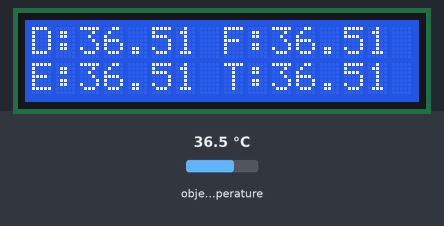
Bench run of a sketch on a simulated Arduino Uno, built with avr-gcc and run on an emulated ATmega328P. Shown: 16×2 character LCD. The test bench sets the inputs (shaded band); at power-on: object temperature 36.5 °C.

Above: at 1.2 s.
1.3 s: object temperature set to 20 °C
At 2.8 s:
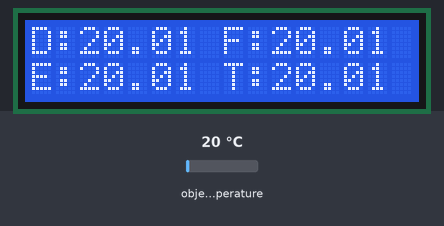
3.1 s: object temperature set to 26 °C
At 4.0 s:
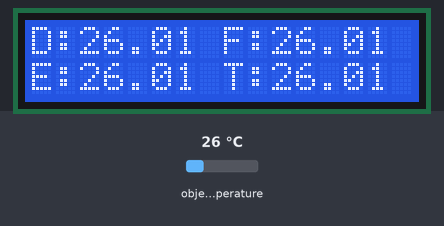
4.7 s: object temperature set to 32 °C
At 5.2 s:
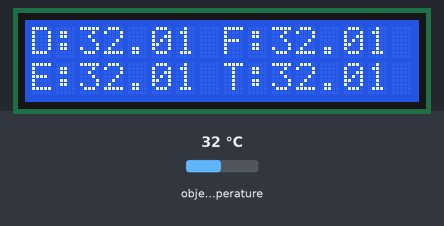
Timing chart, 0 to 7.7 s (numbered marks = the images above; inputs shaded):
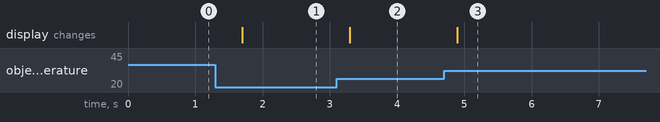

Measured:
- after the input at 1.3 s, the display: changes after 0.40 s (image 1)
- after the input at 3.1 s, the display: changes after 0.20 s (image 2)
- after the input at 4.7 s, the display: changes after 0.19 s (image 3)

The sketch:

LerTodosTempLCD.ino
```cpp
/******************************************************************************
MLX90614_Serial_Demo.ino
Serial output example for the MLX90614 Infrared Thermometer

This example reads from the MLX90614 and prints out ambient and object
temperatures every half-second or so. Open the serial monitor and set the
baud rate to 9600.

Hardware Hookup (if you're not using the eval board):
MLX90614 ------------- Arduino
  VDD ------------------ 3.3V
  VSS ------------------ GND
  SDA ------------------ SDA (A4 on older boards)
  SCL ------------------ SCL (A5 on older boards)

An LED can be attached to pin 8 to monitor for any read errors.

Jim Lindblom @ SparkFun Electronics
October 23, 2015
https://github.com/sparkfun/SparkFun_MLX90614_Arduino_Library

Development environment specifics:
Arduino 1.6.5
SparkFun IR Thermometer Evaluation Board - MLX90614
******************************************************************************/

#include <Wire.h> // I2C library, required for MLX90614
#include <SparkFunMLX90614.h> // SparkFunMLX90614 Arduino library

#include <LiquidCrystal_I2C.h>

// Inicializa o display no endereco 0x27
LiquidCrystal_I2C lcd(0x27,2,1,0,4,5,6,7,3, POSITIVE);


IRTherm therm; // Create an IRTherm object to interact with throughout
IRTherm therm2; // Create an IRTherm object to interact with throughout
IRTherm therm3; // Create an IRTherm object to interact with throughout
IRTherm therm4; // Create an IRTherm object to interact with throughout

const byte LED_PIN = 13; // Optional LED attached to pin 8 (active low)

void setup()
{
  Serial.begin(9600); // Initialize Serial to log output
  lcd.begin(16,2);               // initialize the lcd

  therm.begin(0x5A); // Initialize thermal IR sensor
  therm.setUnit(TEMP_C); // Set the library's units to Farenheit

  therm2.begin(0x5B); // Initialize thermal IR sensor
  therm2.setUnit(TEMP_C); // Set the library's units to Farenheit

    therm3.begin(0x5C); // Initialize thermal IR sensor
  therm3.setUnit(TEMP_C); // Set the library's units to Farenheit

    therm4.begin(0x5D); // Initialize thermal IR sensor
  therm4.setUnit(TEMP_C); // Set the library's units to Farenheit
  // Alternatively, TEMP_F can be replaced with TEMP_C for Celsius or
  // TEMP_K for Kelvin.

}

void loop()
{

  //setLED(HIGH); //LED on

  // Call therm.read() to read object and ambient temperatures from the sensor.
  if (therm.read() && therm2.read() && therm3.read() && therm4.read()) // On success, read() will return 1, on fail 0.
  {
    // Use the object() and ambient() functions to grab the object and ambient
	// temperatures.
	// They'll be floats, calculated out to the unit you set with setUnit().
    lcd.setCursor(0,0);
    lcd.print("D:" + String(therm.object(), 2) + " F:" + String(therm2.object(), 2));
    lcd.setCursor(0,1);
    lcd.print("E:" + String(therm3.object(), 2) + " T:" + String(therm4.object(), 2));
  }
  delay(500);
}
```
